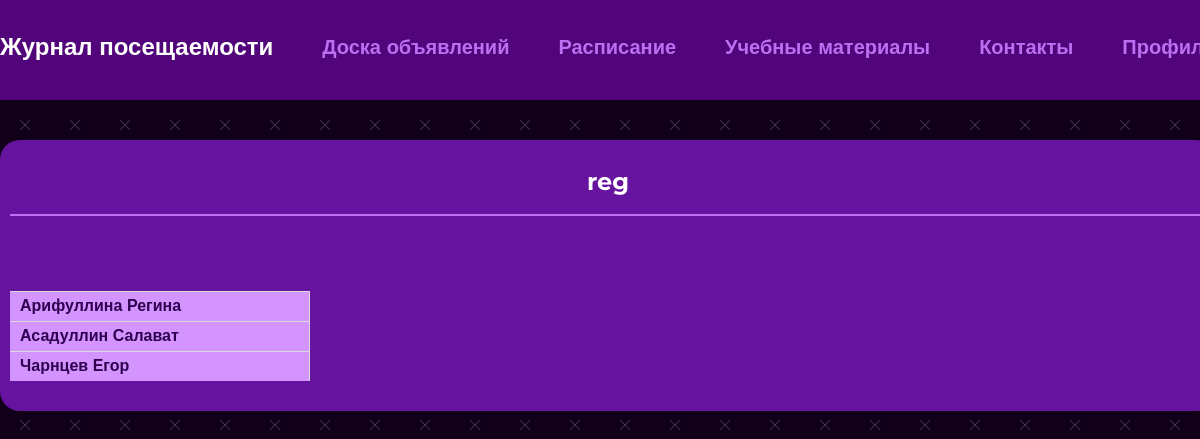
The app's page /lesson (signed in), older data.
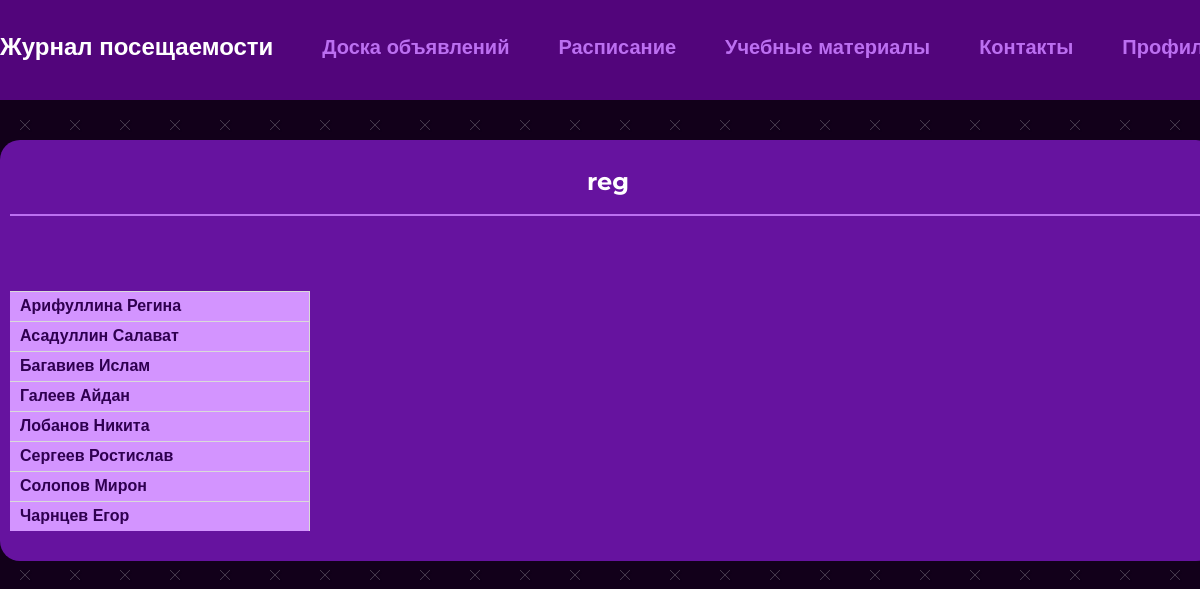
The same page, newer data.
### main/models.py (models this page shows, shortened)
class Student(models.Model):
    SIMPLE_STUDENT = 0
    STUDENT_WITH_CAPABILITIES = 1
    HEADMAN = 2
    PERMISSION = [
        (SIMPLE_STUDENT, 'Обычный студент'),
        (STUDENT_WITH_CAPABILITIES, 'Студент с дополнительными возможностями'),
        (HEADMAN, 'Староста')
    ]
    WAITING = 0
    IS_APPPROVED = 1
    NOT_APPPROVED = 2
    STATE =[
        (WAITING, "Ожидание"),
        (IS_APPPROVED, 'Одобрено'),
        (NOT_APPPROVED, "Не одобрено")
    ]
    permission = models.SmallIntegerField(choices=PERMISSION, default=SIMPLE_STUDENT)
    room = models.ForeignKey(Room, on_delete=models.CASCADE)
    user = models.OneToOneField(User, on_delete=models.CASCADE)
    state = models.SmallIntegerField(choices=STATE, default=WAITING)
    class Meta:
        ordering = ['state']

### main/views.py (the view)
# urls.py: path('lesson', views.lesson, name='lesson'),
@login_required()
def lesson(request):
    cur_student = get_student(request)
    group = get_group(cur_student)
    cur_lesson = request.session.get('lesson_name')
    data = AttendanceLog.objects.filter(room=cur_student.room, lesson=cur_lesson)
    dates_iterator = data.values_list('date').iterator()
    dates = sorted(set(i for i in dates_iterator))
    list_of_students_by_date = {}
    for i in dates:
        temp = data.filter(date=i[0])
        list_of_students_by_date[i] = get_list_by_status(temp, group)
    contex = {
        'perm': get_perm(cur_student.permission),
        'group': group,
        'lesson_name': cur_lesson,
        'data_by_date': list_of_students_by_date,
        'navbar': 'lesson'
    }
    if 'date' in request.session:
        del request.session['date']
    for i in request.POST.keys():
        if i.find("*") != -1:
            date = i.split("*")[-1]
            request.session['date'] = datetime.datetime.strptime(date, "%B %d, %Y").strftime("%Y-%m-%d")
            return redirect("lesson_edit")
    if request.POST.get('delete'):
        temp = AttendanceLog.objects.filter(room=cur_student.room,
                                            lesson=cur_lesson)
        if temp.exists():
            temp.delete()
        return redirect("lesson")
    return render(request, "main/lesson.html", context=contex)

### main/views.py (called while the page is built)
def get_student(request):
    return Student.objects.get(user=request.user)

def get_group(cur_student):
    group = Student.objects.filter(room=cur_student.room).order_by('user__last_name', 'user__first_name')
    return group

def get_perm(permission):
    if permission == 0:
        return False
    return True

### main/templates/main/lesson.html (shortened to what this page needs)
{% extends 'main/base.html' %}
{% block content %}
        <div class="container">
          <div class="lesson__container">
            <div class="lesson__box">
              <div class="lesson__title">
                {{ lesson_name }}
              </div>
              <div class="lesson__package">
                <div class="lesson__names">
                  {% for student in group %}
                  <div class="lesson__name">{{ student.user.last_name }} {{ student.user.first_name }}</div>
                  {% endfor %}
                </div>
                <div class="lesson__table">
                </div>
              </div>
            </div>
          </div>
        </div>
{% endblock content%}

Row changes from the older to the newer data that the page shows:
added Student: user.last_name "Багавиев", user.first_name "Ислам"
added Student: user.last_name "Галеев", user.first_name "Айдан"
added Student: user.last_name "Лобанов", user.first_name "Никита"
added Student: user.last_name "Сергеев", user.first_name "Ростислав"
added Student: user.last_name "Солопов", user.first_name "Мирон"
